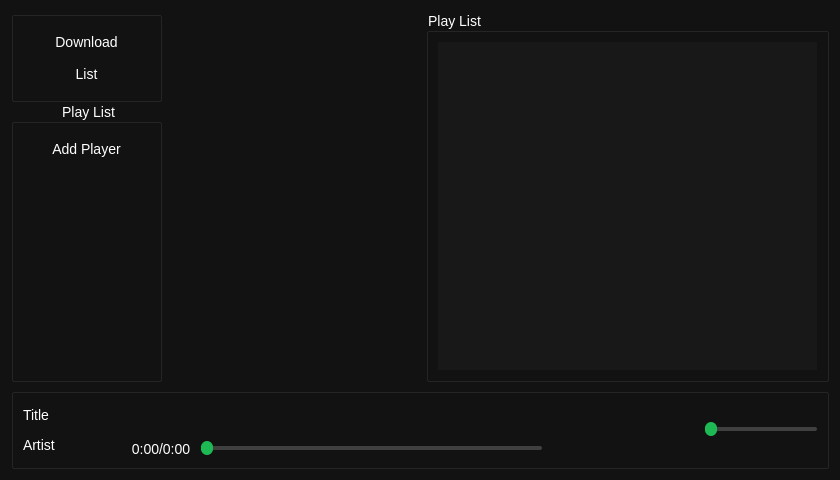
<?xml version="1.0" encoding="UTF-8"?>
<ui version="4.0">
 <class>Form</class>
 <widget class="QWidget" name="Form">
  <property name="geometry">
   <rect>
    <x>0</x>
    <y>0</y>
    <width>840</width>
    <height>480</height>
   </rect>
  </property>
  <property name="windowTitle">
   <string>Form</string>
  </property>
  <property name="styleSheet">
   <string notr="true">/* 전체 윈도우 및 배경 */
QWidget {
    background-color: #121212;
    color: #FFFFFF;
    font-family: 'Segoe UI', sans-serif;
    font-size: 14px;
}

/* QPushButton (재생, 일시정지 등) */
QPushButton {
    background-color: transparent;
    border: none;
    color: #FFFFFF;
    padding: 8px 12px;
}
QPushButton:hover {
    background-color: #1DB954;
    color: black;
    border-radius: 5px;
}

/* QListWidget (재생목록) */
QListWidget {
    background-color: #181818;
    border: none;
    padding: 8px;
}
QListWidget::item {
    padding: 10px;
}
QListWidget::item:selected {
    background-color: #1DB954;
    color: black;
    border-radius: 4px;
}

/* QTableWidget (곡 목록) */
QTableWidget {
    background-color: #181818;
    border: none;
    color: #FFFFFF;
    gridline-color: #2a2a2a;
}
QHeaderView::section {
    background-color: #282828;
    color: #B3B3B3;
    padding: 5px;
    border: none;
}

/* QLineEdit (검색창 등) */
QLineEdit {
    background-color: #282828;
    color: #FFFFFF;
    border: 1px solid #3E3E3E;
    border-radius: 4px;
    padding: 6px;
}
QLineEdit:focus {
    border: 1px solid #1DB954;
}

/* QSlider (재생 위치, 음량 조절) */
QSlider::groove:horizontal {
    background: #404040;
    height: 4px;
    border-radius: 2px;
}
QSlider::handle:horizontal {
    background: #1DB954;
    border: none;
    width: 12px;
    height: 12px;
    margin: -5px 0;
    border-radius: 6px;
}
QSlider::sub-page:horizontal {
    background: #1DB954;
}

/* QLabel (타이틀, 시간 등) */
QLabel {
    color: #FFFFFF;
}

/* ScrollBar (스크롤 있는 위젯에 필요) */
QScrollBar:vertical {
    background: #181818;
    width: 10px;
    margin: 0px 0px 0px 0px;
}
QScrollBar::handle:vertical {
    background: #3E3E3E;
    min-height: 20px;
    border-radius: 5px;
}
QScrollBar::handle:vertical:hover {
    background: #1DB954;
}

/* Hover 효과 강조용 클래스로 활용 가능 */
.play-hover:hover {
    background-color: #1DB954;
    color: black;
}



</string>
  </property>
  <layout class="QVBoxLayout" name="verticalLayout_5">
   <item>
    <layout class="QHBoxLayout" name="mainLayout" stretch="3,5,8">
     <item>
      <layout class="QVBoxLayout" name="sidebarLayout">
       <property name="spacing">
        <number>0</number>
       </property>
       <item>
        <widget class="QGroupBox" name="searchBox">
         <property name="title">
          <string/>
         </property>
         <layout class="QVBoxLayout" name="verticalLayout">
          <property name="spacing">
           <number>0</number>
          </property>
          <property name="bottomMargin">
           <number>9</number>
          </property>
          <item>
           <widget class="QPushButton" name="downloadBtn">
            <property name="text">
             <string>Download</string>
            </property>
           </widget>
          </item>
          <item>
           <widget class="QPushButton" name="downloadListBtn">
            <property name="text">
             <string>List</string>
            </property>
           </widget>
          </item>
         </layout>
        </widget>
       </item>
       <item>
        <widget class="QGroupBox" name="playlistBox">
         <property name="layoutDirection">
          <enum>Qt::RightToLeft</enum>
         </property>
         <property name="title">
          <string>Play List</string>
         </property>
         <property name="alignment">
          <set>Qt::AlignHCenter|Qt::AlignTop</set>
         </property>
         <layout class="QVBoxLayout" name="verticalLayout_6">
          <property name="spacing">
           <number>0</number>
          </property>
          <property name="topMargin">
           <number>9</number>
          </property>
          <item>
           <widget class="QPushButton" name="addMusicBtn">
            <property name="text">
             <string>Add Player</string>
            </property>
           </widget>
          </item>
          <item>
           <spacer name="verticalSpacer">
            <property name="orientation">
             <enum>Qt::Vertical</enum>
            </property>
            <property name="sizeHint" stdset="0">
             <size>
              <width>0</width>
              <height>0</height>
             </size>
            </property>
           </spacer>
          </item>
         </layout>
        </widget>
       </item>
      </layout>
     </item>
     <item>
      <layout class="QVBoxLayout" name="songInfoLayout">
       <item>
        <widget class="QLabel" name="songTitleLabel">
         <property name="text">
          <string/>
         </property>
        </widget>
       </item>
       <item>
        <widget class="QLabel" name="artistLabel">
         <property name="text">
          <string/>
         </property>
        </widget>
       </item>
      </layout>
     </item>
     <item>
      <widget class="QGroupBox" name="playBox">
       <property name="title">
        <string>Play List</string>
       </property>
       <layout class="QHBoxLayout" name="horizontalLayout_2">
        <item>
         <widget class="QListWidget" name="musicList"/>
        </item>
       </layout>
      </widget>
     </item>
    </layout>
   </item>
   <item>
    <widget class="QGroupBox" name="activityLayout">
     <property name="title">
      <string/>
     </property>
     <layout class="QHBoxLayout" name="horizontalLayout" stretch="1,5,2">
      <item>
       <layout class="QVBoxLayout" name="nowPlayLayout">
        <item>
         <widget class="QLabel" name="nowTitleLabel">
          <property name="text">
           <string>Title</string>
          </property>
         </widget>
        </item>
        <item>
         <widget class="QLabel" name="nowArtistLabel">
          <property name="text">
           <string>Artist</string>
          </property>
         </widget>
        </item>
       </layout>
      </item>
      <item>
       <layout class="QVBoxLayout" name="playerControl">
        <item>
         <layout class="QHBoxLayout" name="playControlBar">
          <item>
           <spacer name="horizontalSpacer">
            <property name="orientation">
             <enum>Qt::Horizontal</enum>
            </property>
            <property name="sizeHint" stdset="0">
             <size>
              <width>40</width>
              <height>20</height>
             </size>
            </property>
           </spacer>
          </item>
          <item>
           <widget class="QPushButton" name="prevBtn">
            <property name="maximumSize">
             <size>
              <width>40</width>
              <height>16777215</height>
             </size>
            </property>
            <property name="text">
             <string/>
            </property>
            <property name="icon">
             <iconset>
              <normaloff>../resources/icons/prev_icon.svg</normaloff>../resources/icons/prev_icon.svg</iconset>
            </property>
           </widget>
          </item>
          <item>
           <widget class="QPushButton" name="playBtn">
            <property name="maximumSize">
             <size>
              <width>40</width>
              <height>16777215</height>
             </size>
            </property>
            <property name="text">
             <string/>
            </property>
            <property name="icon">
             <iconset>
              <normaloff>../resources/icons/play_icon.svg</normaloff>
              <normalon>../resources/icons/pause_icon.svg</normalon>../resources/icons/play_icon.svg</iconset>
            </property>
           </widget>
          </item>
          <item>
           <widget class="QPushButton" name="nextBtn">
            <property name="maximumSize">
             <size>
              <width>40</width>
              <height>16777215</height>
             </size>
            </property>
            <property name="text">
             <string/>
            </property>
            <property name="icon">
             <iconset>
              <normaloff>../resources/icons/next_icon.svg</normaloff>../resources/icons/next_icon.svg</iconset>
            </property>
           </widget>
          </item>
          <item>
           <spacer name="horizontalSpacer_2">
            <property name="orientation">
             <enum>Qt::Horizontal</enum>
            </property>
            <property name="sizeHint" stdset="0">
             <size>
              <width>40</width>
              <height>20</height>
             </size>
            </property>
           </spacer>
          </item>
         </layout>
        </item>
        <item>
         <layout class="QHBoxLayout" name="playTimeBar" stretch="1,5,1">
          <item>
           <widget class="QLabel" name="playTimeView">
            <property name="text">
             <string>0:00/0:00</string>
            </property>
            <property name="alignment">
             <set>Qt::AlignCenter</set>
            </property>
           </widget>
          </item>
          <item>
           <widget class="QSlider" name="playTimeSlider">
            <property name="orientation">
             <enum>Qt::Horizontal</enum>
            </property>
           </widget>
          </item>
          <item>
           <widget class="QLabel" name="space">
            <property name="text">
             <string/>
            </property>
           </widget>
          </item>
         </layout>
        </item>
       </layout>
      </item>
      <item>
       <layout class="QHBoxLayout" name="controlLayout" stretch="0,0,3">
        <item>
         <widget class="QPushButton" name="PlaybackBtn">
          <property name="text">
           <string/>
          </property>
          <property name="icon">
           <iconset>
            <normaloff>../resources/icons/loop_icon.svg</normaloff>
            <normalon>../resources/icons/single_vector_icon.svg</normalon>../resources/icons/loop_icon.svg</iconset>
          </property>
         </widget>
        </item>
        <item>
         <widget class="QLabel" name="label">
          <property name="maximumSize">
           <size>
            <width>30</width>
            <height>30</height>
           </size>
          </property>
          <property name="text">
           <string/>
          </property>
          <property name="pixmap">
           <pixmap>../resources/icons/volume_icon.svg</pixmap>
          </property>
         </widget>
        </item>
        <item>
         <widget class="QSlider" name="volumeSlider">
          <property name="orientation">
           <enum>Qt::Horizontal</enum>
          </property>
         </widget>
        </item>
       </layout>
      </item>
     </layout>
    </widget>
   </item>
  </layout>
 </widget>
 <resources/>
 <connections/>
</ui>
